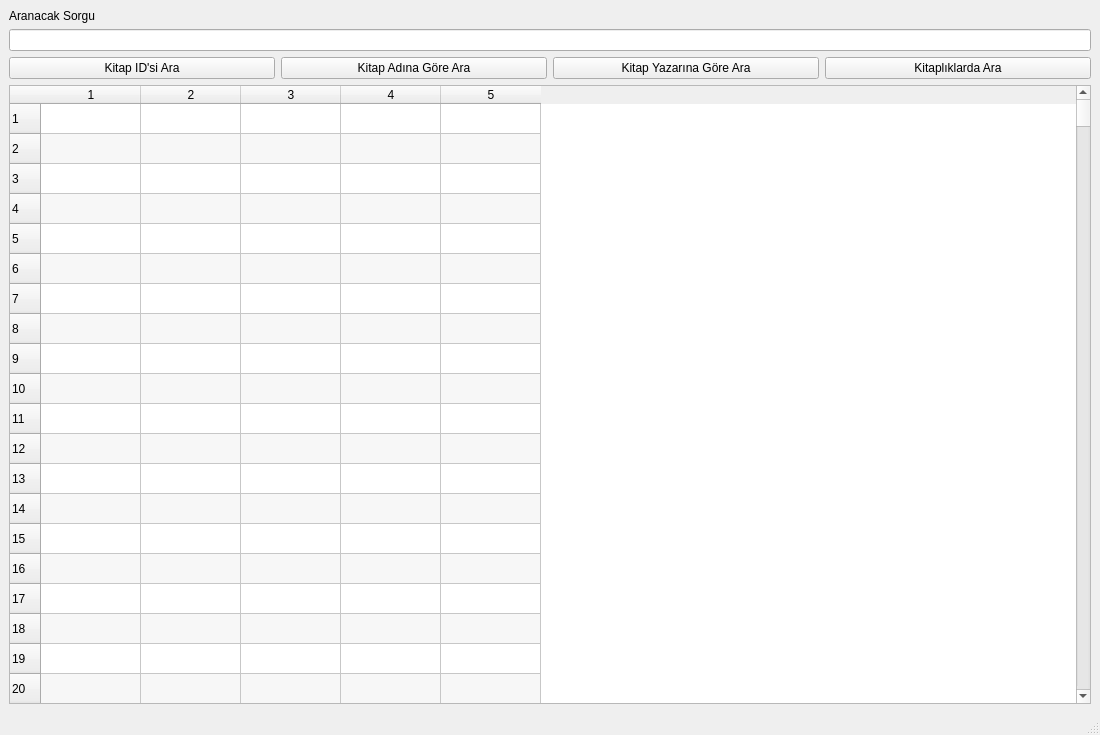
<?xml version="1.0" encoding="UTF-8"?>
<ui version="4.0">
 <class>MainWindow</class>
 <widget class="QMainWindow" name="MainWindow">
  <property name="geometry">
   <rect>
    <x>0</x>
    <y>0</y>
    <width>1100</width>
    <height>735</height>
   </rect>
  </property>
  <property name="minimumSize">
   <size>
    <width>1100</width>
    <height>720</height>
   </size>
  </property>
  <property name="windowTitle">
   <string>Kitaplarda Ara</string>
  </property>
  <widget class="QWidget" name="centralwidget">
   <layout class="QGridLayout" name="gridLayout_2">
    <item row="0" column="0">
     <layout class="QGridLayout" name="gridLayout">
      <item row="2" column="3">
       <widget class="QPushButton" name="btnKitaplikAra">
        <property name="text">
         <string>Kitaplıklarda Ara</string>
        </property>
       </widget>
      </item>
      <item row="2" column="1">
       <widget class="QPushButton" name="btnKitapAra">
        <property name="text">
         <string>Kitap Adına Göre Ara</string>
        </property>
       </widget>
      </item>
      <item row="2" column="2">
       <widget class="QPushButton" name="btnYazarAra">
        <property name="text">
         <string>Kitap Yazarına Göre Ara</string>
        </property>
       </widget>
      </item>
      <item row="2" column="0">
       <widget class="QPushButton" name="btnKitapIDAra">
        <property name="text">
         <string>Kitap ID'si Ara</string>
        </property>
       </widget>
      </item>
      <item row="1" column="0" colspan="4">
       <widget class="QLineEdit" name="sorgu_lineEdit"/>
      </item>
      <item row="3" column="0" colspan="4">
       <widget class="QTableWidget" name="kitap_listesi">
        <property name="alternatingRowColors">
         <bool>true</bool>
        </property>
        <property name="sortingEnabled">
         <bool>true</bool>
        </property>
        <property name="rowCount">
         <number>1000</number>
        </property>
        <property name="columnCount">
         <number>5</number>
        </property>
        <attribute name="horizontalHeaderCascadingSectionResizes">
         <bool>false</bool>
        </attribute>
        <attribute name="verticalHeaderCascadingSectionResizes">
         <bool>false</bool>
        </attribute>
        <row/>
        <row/>
        <row/>
        <row/>
        <row/>
        <row/>
        <row/>
        <row/>
        <row/>
        <row/>
        <row/>
        <row/>
        <row/>
        <row/>
        <row/>
        <row/>
        <row/>
        <row/>
        <row/>
        <row/>
        <row/>
        <row/>
        <row/>
        <row/>
        <row/>
        <row/>
        <row/>
        <row/>
        <row/>
        <row/>
        <row/>
        <row/>
        <row/>
        <row/>
        <row/>
        <row/>
        <row/>
        <row/>
        <row/>
        <row/>
        <row/>
        <row/>
        <row/>
        <row/>
        <row/>
        <row/>
        <row/>
        <row/>
        <row/>
        <row/>
        <row/>
        <row/>
        <row/>
        <row/>
        <row/>
        <row/>
        <row/>
        <row/>
        <row/>
        <row/>
        <row/>
        <row/>
        <row/>
        <row/>
        <row/>
        <row/>
        <row/>
        <row/>
        <row/>
        <row/>
        <row/>
        <row/>
        <row/>
        <row/>
        <row/>
        <row/>
        <row/>
        <row/>
        <row/>
        <row/>
        <row/>
        <row/>
        <row/>
        <row/>
        <row/>
        <row/>
        <row/>
        <row/>
        <row/>
        <row/>
        <row/>
        <row/>
        <row/>
        <row/>
        <row/>
        <row/>
        <row/>
        <row/>
        <row/>
        <row/>
        <row/>
        <row/>
        <row/>
        <row/>
        <row/>
        <row/>
        <row/>
        <row/>
        <row/>
        <row/>
        <row/>
        <row/>
        <row/>
        <row/>
        <row/>
        <row/>
        <row/>
        <row/>
        <row/>
        <row/>
        <row/>
        <row/>
        <row/>
        <row/>
        <row/>
        <row/>
        <row/>
        <row/>
        <row/>
        <row/>
        <row/>
        <row/>
        <row/>
        <row/>
        <row/>
        <row/>
        <row/>
        <row/>
        <row/>
        <row/>
        <row/>
        <row/>
        <row/>
        <row/>
        <row/>
        <row/>
        <row/>
        <row/>
        <row/>
        <row/>
        <row/>
        <row/>
        <row/>
        <row/>
        <row/>
        <row/>
        <row/>
        <row/>
        <row/>
        <row/>
        <row/>
        <row/>
        <row/>
        <row/>
        <row/>
        <row/>
        <row/>
        <row/>
        <row/>
        <row/>
        <row/>
        <row/>
        <row/>
        <row/>
        <row/>
        <row/>
        <row/>
        <row/>
        <row/>
        <row/>
        <row/>
        <row/>
        <row/>
        <row/>
        <row/>
        <row/>
        <row/>
        <row/>
        <row/>
        <row/>
        <row/>
        <row/>
        <row/>
        <row/>
        <row/>
        <row/>
        <row/>
        <row/>
        <row/>
        <row/>
        <row/>
        <row/>
        <row/>
        <row/>
        <row/>
        <row/>
        <row/>
        <row/>
        <row/>
        <row/>
        <row/>
        <row/>
        <row/>
        <row/>
        <row/>
        <row/>
        <row/>
        <row/>
        <row/>
        <row/>
        <row/>
        <row/>
        <row/>
        <row/>
        <row/>
        <row/>
        <row/>
        <row/>
        <row/>
        <row/>
        <row/>
        <row/>
        <row/>
        <row/>
        <row/>
        <row/>
        <row/>
        <row/>
        <row/>
        <row/>
        <row/>
        <row/>
        <row/>
        <row/>
        <row/>
        <row/>
        <row/>
        <row/>
        <row/>
        <row/>
        <row/>
        <row/>
        <row/>
        <row/>
        <row/>
        <row/>
        <row/>
        <row/>
        <row/>
        <row/>
        <row/>
        <row/>
        <row/>
        <row/>
        <row/>
        <row/>
        <row/>
        <row/>
        <row/>
        <row/>
        <row/>
        <row/>
        <row/>
        <row/>
        <row/>
        <row/>
        <row/>
        <row/>
        <row/>
        <row/>
        <row/>
        <row/>
        <row/>
        <row/>
        <row/>
        <row/>
        <row/>
        <row/>
        <row/>
        <row/>
        <row/>
        <row/>
        <row/>
        <row/>
        <row/>
        <row/>
        <row/>
        <row/>
        <row/>
        <row/>
        <row/>
        <row/>
        <row/>
        <row/>
        <row/>
        <row/>
        <row/>
        <row/>
        <row/>
        <row/>
        <row/>
        <row/>
        <row/>
        <row/>
        <row/>
        <row/>
        <row/>
        <row/>
        <row/>
        <row/>
        <row/>
        <row/>
        <row/>
        <row/>
        <row/>
        <row/>
        <row/>
        <row/>
        <row/>
        <row/>
        <row/>
        <row/>
        <row/>
        <row/>
        <row/>
        <row/>
        <row/>
        <row/>
        <row/>
        <row/>
        <row/>
        <row/>
        <row/>
        <row/>
        <row/>
        <row/>
        <row/>
        <row/>
        <row/>
        <row/>
        <row/>
        <row/>
        <row/>
        <row/>
        <row/>
        <row/>
        <row/>
        <row/>
        <row/>
        <row/>
        <row/>
        <row/>
        <row/>
        <row/>
        <row/>
        <row/>
        <row/>
        <row/>
        <row/>
        <row/>
        <row/>
        <row/>
        <row/>
        <row/>
        <row/>
        <row/>
        <row/>
        <row/>
        <row/>
        <row/>
        <row/>
        <row/>
        <row/>
        <row/>
        <row/>
        <row/>
        <row/>
        <row/>
        <row/>
        <row/>
        <row/>
        <row/>
        <row/>
        <row/>
        <row/>
        <row/>
        <row/>
        <row/>
        <row/>
        <row/>
        <row/>
        <row/>
        <row/>
        <row/>
        <row/>
        <row/>
        <row/>
        <row/>
        <row/>
        <row/>
        <row/>
        <row/>
        <row/>
        <row/>
        <row/>
        <row/>
        <row/>
        <row/>
        <row/>
        <row/>
        <row/>
        <row/>
        <row/>
        <row/>
        <row/>
        <row/>
        <row/>
        <row/>
        <row/>
        <row/>
        <row/>
        <row/>
        <row/>
        <row/>
        <row/>
        <row/>
        <row/>
        <row/>
        <row/>
        <row/>
        <row/>
        <row/>
        <row/>
        <row/>
        <row/>
        <row/>
        <row/>
        <row/>
        <row/>
        <row/>
        <row/>
        <row/>
        <row/>
        <row/>
        <row/>
        <row/>
        <row/>
        <row/>
        <row/>
        <row/>
        <row/>
        <row/>
        <row/>
        <row/>
        <row/>
        <row/>
        <row/>
        <row/>
        <row/>
        <row/>
        <row/>
        <row/>
        <row/>
        <row/>
        <row/>
        <row/>
        <row/>
        <row/>
        <row/>
        <row/>
        <row/>
        <row/>
        <row/>
        <row/>
        <row/>
        <row/>
        <row/>
        <row/>
        <row/>
        <row/>
        <row/>
        <row/>
        <row/>
        <row/>
        <row/>
        <row/>
        <row/>
        <row/>
        <row/>
        <row/>
        <row/>
        <row/>
        <row/>
        <row/>
        <row/>
        <row/>
        <row/>
        <row/>
        <row/>
        <row/>
        <row/>
        <row/>
        <row/>
        <row/>
        <row/>
        <row/>
        <row/>
        <row/>
        <row/>
        <row/>
        <row/>
        <row/>
        <row/>
        <row/>
        <row/>
        <row/>
        <row/>
        <row/>
        <row/>
        <row/>
        <row/>
        <row/>
        <row/>
        <row/>
        <row/>
        <row/>
        <row/>
        <row/>
        <row/>
        <row/>
        <row/>
        <row/>
        <row/>
        <row/>
        <row/>
        <row/>
        <row/>
        <row/>
        <row/>
        <row/>
        <row/>
        <row/>
        <row/>
        <row/>
        <row/>
        <row/>
        <row/>
        <row/>
        <row/>
        <row/>
        <row/>
        <row/>
        <row/>
        <row/>
        <row/>
        <row/>
        <row/>
        <row/>
        <row/>
        <row/>
        <row/>
        <row/>
        <row/>
        <row/>
        <row/>
        <row/>
        <row/>
        <row/>
        <row/>
        <row/>
        <row/>
        <row/>
        <row/>
        <row/>
        <row/>
        <row/>
        <row/>
        <row/>
        <row/>
        <row/>
        <row/>
        <row/>
        <row/>
        <row/>
        <row/>
        <row/>
        <row/>
        <row/>
        <row/>
        <row/>
        <row/>
        <row/>
        <row/>
        <row/>
        <row/>
        <row/>
        <row/>
        <row/>
        <row/>
        <row/>
        <row/>
        <row/>
        <row/>
        <row/>
        <row/>
        <row/>
        <row/>
        <row/>
        <row/>
        <row/>
        <row/>
        <row/>
        <row/>
        <row/>
        <row/>
        <row/>
        <row/>
        <row/>
        <row/>
        <row/>
        <row/>
        <row/>
        <row/>
        <row/>
        <row/>
        <row/>
        <row/>
        <row/>
        <row/>
        <row/>
        <row/>
        <row/>
        <row/>
        <row/>
        <row/>
        <row/>
        <row/>
        <row/>
        <row/>
        <row/>
        <row/>
        <row/>
        <row/>
        <row/>
        <row/>
        <row/>
        <row/>
        <row/>
        <row/>
        <row/>
        <row/>
        <row/>
        <row/>
        <row/>
        <row/>
        <row/>
        <row/>
        <row/>
        <row/>
        <row/>
        <row/>
        <row/>
        <row/>
        <row/>
        <row/>
        <row/>
        <row/>
        <row/>
        <row/>
        <row/>
        <row/>
        <row/>
        <row/>
        <row/>
        <row/>
        <row/>
        <row/>
        <row/>
        <row/>
        <row/>
        <row/>
        <row/>
        <row/>
        <row/>
        <row/>
        <row/>
        <row/>
        <row/>
        <row/>
        <row/>
        <row/>
        <row/>
        <row/>
        <row/>
        <row/>
        <row/>
        <row/>
        <row/>
        <row/>
        <row/>
        <row/>
        <row/>
        <row/>
        <row/>
        <row/>
        <row/>
        <row/>
        <row/>
        <row/>
        <row/>
        <row/>
        <row/>
        <row/>
        <row/>
        <row/>
        <row/>
        <row/>
        <row/>
        <row/>
        <row/>
        <row/>
        <row/>
        <row/>
        <row/>
        <row/>
        <row/>
        <row/>
        <row/>
        <row/>
        <row/>
        <row/>
        <row/>
        <row/>
        <row/>
        <row/>
        <row/>
        <row/>
        <row/>
        <row/>
        <row/>
        <row/>
        <row/>
        <row/>
        <row/>
        <row/>
        <row/>
        <row/>
        <row/>
        <row/>
        <row/>
        <row/>
        <row/>
        <row/>
        <row/>
        <row/>
        <row/>
        <row/>
        <row/>
        <row/>
        <row/>
        <row/>
        <row/>
        <row/>
        <row/>
        <row/>
        <row/>
        <row/>
        <row/>
        <row/>
        <row/>
        <row/>
        <row/>
        <row/>
        <row/>
        <row/>
        <row/>
        <row/>
        <row/>
        <row/>
        <row/>
        <row/>
        <row/>
        <row/>
        <row/>
        <row/>
        <row/>
        <row/>
        <row/>
        <row/>
        <row/>
        <row/>
        <row/>
        <row/>
        <row/>
        <row/>
        <row/>
        <row/>
        <row/>
        <row/>
        <row/>
        <row/>
        <row/>
        <row/>
        <row/>
        <row/>
        <row/>
        <row/>
        <row/>
        <row/>
        <row/>
        <row/>
        <row/>
        <row/>
        <row/>
        <row/>
        <row/>
        <row/>
        <row/>
        <row/>
        <row/>
        <row/>
        <row/>
        <row/>
        <row/>
        <row/>
        <row/>
        <row/>
        <row/>
        <row/>
        <row/>
        <row/>
        <row/>
        <row/>
        <row/>
        <row/>
        <row/>
        <row/>
        <row/>
        <row/>
        <row/>
        <row/>
        <row/>
        <row/>
        <row/>
        <row/>
        <row/>
        <row/>
        <row/>
        <row/>
        <row/>
        <row/>
        <row/>
        <row/>
        <row/>
        <row/>
        <row/>
        <row/>
        <row/>
        <row/>
        <row/>
        <row/>
        <row/>
        <row/>
        <row/>
        <row/>
        <row/>
        <row/>
        <row/>
        <row/>
        <row/>
        <row/>
        <row/>
        <row/>
        <row/>
        <row/>
        <row/>
        <row/>
        <row/>
        <row/>
        <row/>
        <row/>
        <row/>
        <row/>
        <row/>
        <row/>
        <row/>
        <row/>
        <row/>
        <row/>
        <row/>
        <row/>
        <row/>
        <row/>
        <row/>
        <row/>
        <row/>
        <row/>
        <row/>
        <row/>
        <row/>
        <row/>
        <row/>
        <row/>
        <row/>
        <row/>
        <row/>
        <row/>
        <row/>
        <row/>
        <row/>
        <row/>
        <row/>
        <row/>
        <row/>
        <row/>
        <row/>
        <row/>
        <row/>
        <row/>
        <row/>
        <row/>
        <row/>
        <row/>
        <row/>
        <row/>
        <row/>
        <row/>
        <row/>
        <row/>
        <row/>
        <row/>
        <row/>
        <row/>
        <row/>
        <row/>
        <row/>
        <row/>
        <row/>
        <row/>
        <row/>
        <row/>
        <row/>
        <row/>
        <row/>
        <row/>
        <row/>
        <row/>
        <row/>
        <row/>
        <row/>
        <row/>
        <row/>
        <row/>
        <row/>
        <row/>
        <row/>
        <row/>
        <row/>
        <row/>
        <row/>
        <row/>
        <row/>
        <row/>
        <row/>
        <row/>
        <row/>
        <row/>
        <row/>
        <row/>
        <row/>
        <row/>
        <row/>
        <row/>
        <row/>
        <row/>
        <row/>
        <row/>
        <row/>
        <row/>
        <row/>
        <row/>
        <row/>
        <row/>
        <row/>
        <row/>
        <row/>
        <row/>
        <row/>
        <row/>
        <row/>
        <column/>
        <column/>
        <column/>
        <column/>
        <column/>
       </widget>
      </item>
      <item row="0" column="0" colspan="4">
       <widget class="QLabel" name="sorgu_label">
        <property name="text">
         <string>Aranacak Sorgu</string>
        </property>
       </widget>
      </item>
     </layout>
    </item>
   </layout>
  </widget>
  <widget class="QStatusBar" name="statusbar"/>
 </widget>
 <tabstops>
  <tabstop>sorgu_lineEdit</tabstop>
  <tabstop>btnKitapIDAra</tabstop>
  <tabstop>btnKitapAra</tabstop>
  <tabstop>btnYazarAra</tabstop>
  <tabstop>btnKitaplikAra</tabstop>
  <tabstop>kitap_listesi</tabstop>
 </tabstops>
 <resources/>
 <connections/>
</ui>
